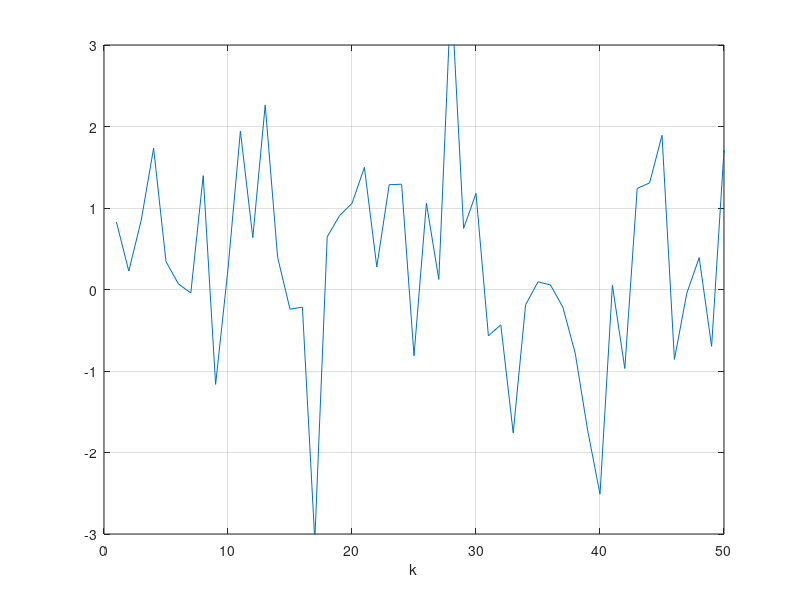

Source code (MATLAB): (Note: this script raises an error after producing the figure.)
Fs = 1000;              % Sampling frequency
T = 1/Fs;               % Sample time
t = (0:999)*T;t = t';   % Time vector
t = t';
N = 2^10;

yr = randn(size(t));    % Random noise    
k50 = 0.7; k120 = 1;    % Sum of a 50 Hz sinusoid and a 120 Hz sinusoid
ys = k50*sin(2*pi*50*t) + k120*sin(2*pi*120*t);
yrs = yr + ys;

figure(1)
plot([yrs ys]);
axis([0 50 -3 3]), grid on, xlabel('k')

%X = fft_comp(yrs',10);  % own function: see previous slides
X = fft(yrs,N);         % built in function
f = (0:Nfft/2)*(Fs/Nfft);
ffa = (2/Nfft)*abs(X(1:Nfft/2+1));
ffa(1) = ffa(1)/2;

figure(2)
bar(f,(ffa))
axis([0 Fs/2 0 1]), grid on, xlabel('f (Hz)')
ylim([0 1.1])